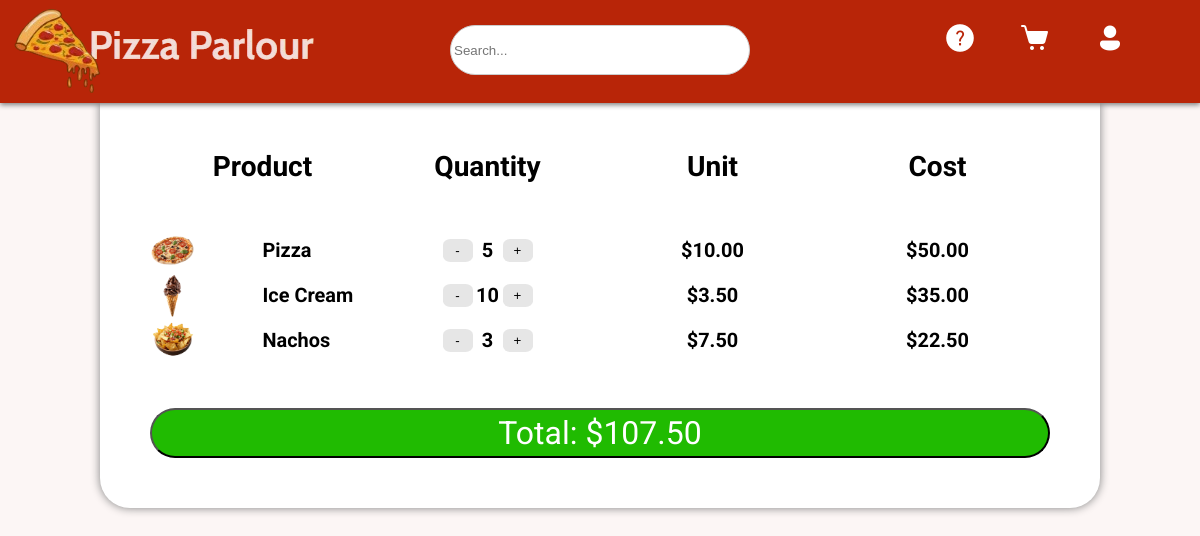
Page /products/cart (signed in) on the earlier database version.
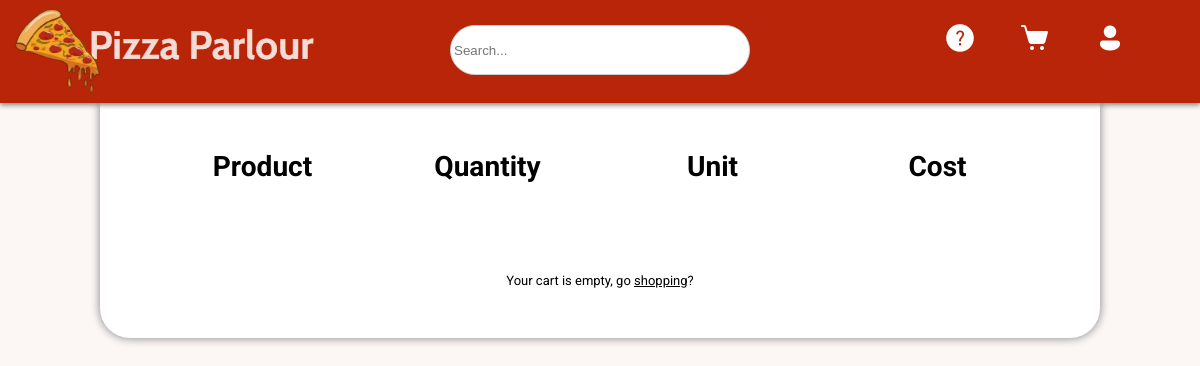
Same page on the later database version.
### products/models.py (models this page shows, shortened)
class CartItem(models.Model):
    product = models.ForeignKey(Product, on_delete=models.CASCADE, related_name='items')
    cart = models.ForeignKey(Cart, on_delete=models.CASCADE, related_name='cartitems')
    quantity = models.IntegerField(default=0)
    @property
    def price(self):
        quantity_price = self.product.price * self.quantity
        return quantity_price

class Product(models.Model):
    name = models.CharField(max_length=30)
    slug = models.SlugField()
    price = models.DecimalField(max_digits=4, decimal_places=2)
    description = models.TextField()
    image = models.ImageField(default='fallback.png', blank=True)
    labels = models.ManyToManyField('Label', through='LabelProduct')

class Cart(models.Model):
    id = models.UUIDField(default=uuid.uuid4, primary_key=True)
    user = models.ForeignKey(User, on_delete=models.CASCADE)
    completed = models.BooleanField(default=False)
    @property
    def total_price(self):
        cartitems = self.cartitems.all()
        total = sum([item.price for item in cartitems])
        return total

### products/views.py (the view)
# urls.py: path("cart", views.cart, name="cart"),
def cart(request):
    cart = None
    cartitems = []
    if request.user.is_authenticated:
        cart, created = Cart.objects.get_or_create(user=request.user, completed=False)
        cartitems = cart.cartitems.all()
    return render(request, "products/cart.html", {"cart":cart, "items":cartitems})

### products/templates/products/cart.html (shortened to what this page needs)
{% extends "layout.html" %}
{% block content %}
<div class="shopping-cart">
	<div></div>
	<div>
		<div class="item-container">
			<div class="item-grid">
				<h3>Product</h3>
				<h3>Quantity</h3>
				<h3>Unit</h3>
				<h3>Cost</h3>
			</div>
			<div class="item-grid">
				{% for item in items %}
					<div class="cart-image-name">
						<img class="cart-image" src="{{ item.product.image.url }}" alt="">
						<h5>{{ item.product.name }}</h5>
					</div>
					<div class="quantity">
						<button class="minus-button" value="{{ item.product.id }}">-</button>
						<h5>{{ item.quantity }}</h5>
						<button class="plus-button" value="{{ item.product.id }}">+</button>
					</div>
					<h5>${{ item.product.price }}</h5>
					<h5>${{ item.price }}</h5>
				{% endfor %}
			</div>
			{% if items|length == 0%}
				<p>Your cart is empty, go <a href="/products/">shopping</a>?</p>
			{% else %}
				<button class="total">Total: ${{ cart.total_price }}</button>
			{% endif %}
		</div>
	</div>
	<div></div>
{% endblock %}

Differences in the rows shown:
removed CartItem: product.image (picture), product.name "Pizza", quantity "5", product.price "10.00", price "50.00"
removed CartItem: product.image (picture), product.name "Ice Cream", quantity "10", product.price "3.50", price "35.00"
removed CartItem: product.image (picture), product.name "Nachos", quantity "3", product.price "7.50", price "22.50"
removed Cart: total_price "107.50"
Other differences:
text no longer shown: "Total: $"
text now shown: "Your cart is empty, go shopping ?"
